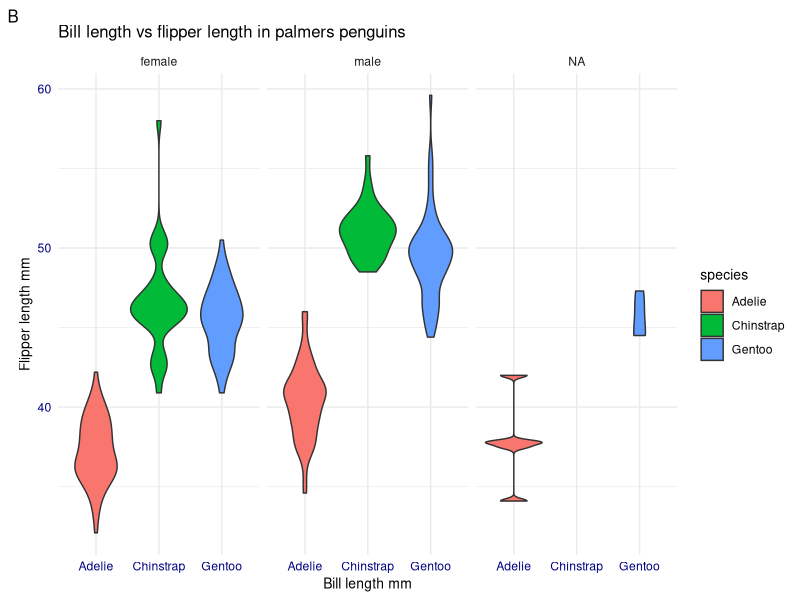
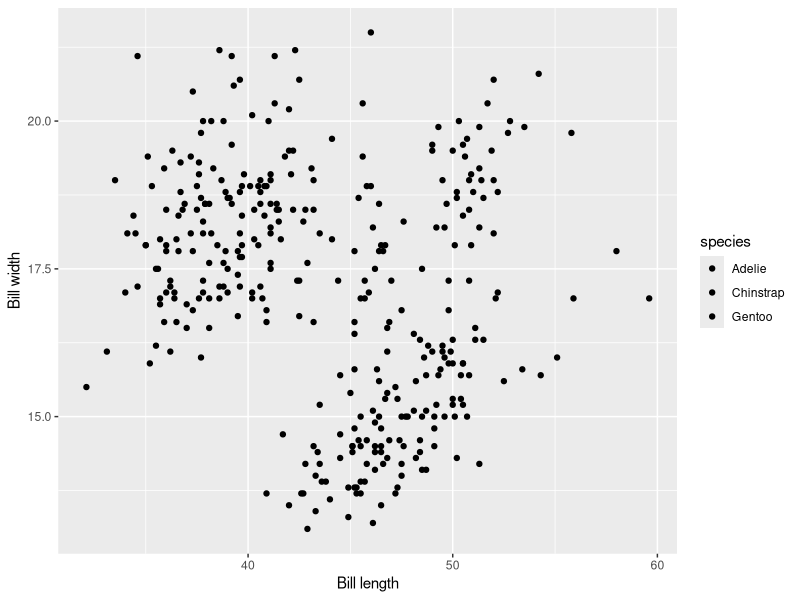

Here is the R script that generated these plots, in order:
library(palmerpenguins)
library(tidyverse)
ggplot(penguins, aes(x = species, y = bill_length_mm, fill = species)) + 
  geom_violin() + 
  scale_color_viridis_d() +
  labs(
    x = "Bill length mm",
    y = "Flipper length mm",
    title = "Bill length vs flipper length in palmers penguins",
    tag = "B"
  ) +
  facet_wrap(facets = vars(sex)) +
  theme_minimal() +
  theme(title = element_text(size = 10),
        axis.title = element_text(size = 10),
        axis.text = element_text(colour = "navy"))

ggplot(penguins, aes(x = bill_length_mm, y = bill_depth_mm, fill = species)) +
  geom_point() +
  labs(x = "Bill length", y = "Bill width")
